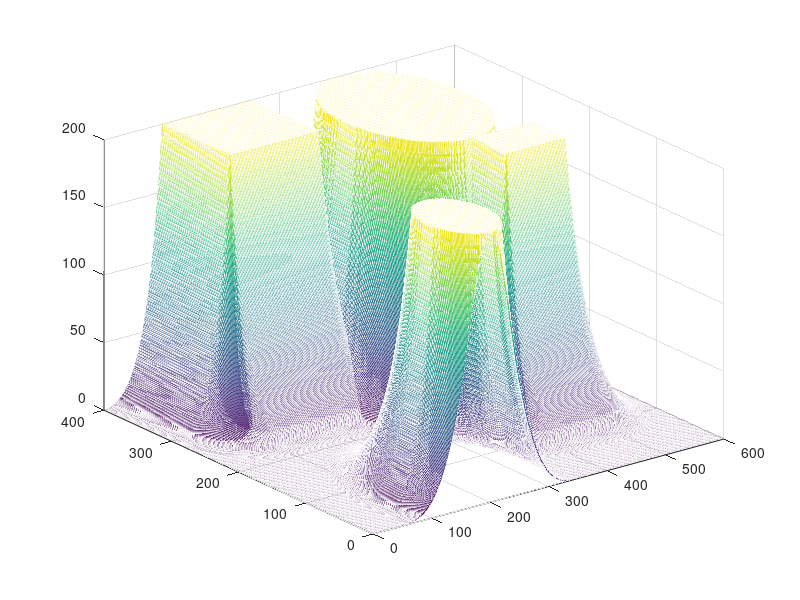

MATLAB code for this plot: (Note: this script raises an error after producing the figure.)
%
% PotentialFieldScript.m
%
clear;
close all;
%% Generate some points

nrows = 400;
ncols = 600;

obstacle = false(nrows, ncols);

[x, y] = meshgrid (1:ncols, 1:nrows);

%% Generate some obstacle

obstacle (300:end, 100:250) = true;
obstacle (150:200, 400:500) = true;

t = ((x - 200).^2 + (y - 50).^2) < 50^2;
obstacle(t) = true;

t = ((x - 400).^2 + (y - 300).^2) < 100^2;
obstacle(t) = true;

%% Compute distance transform

d = bwdist(obstacle);

% Rescale and transform distances

d2 = (d/100) + 1;

d0 = 2;
nu = 800;

repulsive = nu*((1./d2 - 1/d0).^2);

repulsive (d2 > d0) = 0;


%% Display repulsive potential

figure;
m = mesh (repulsive);
m.FaceLighting = 'phong';
axis equal;

title ('Repulsive Potential');

%% Compute attractive force

goal = [400, 50];

xi = 1/700;

attractive = xi * ( (x - goal(1)).^2 + (y - goal(2)).^2 );

figure;
m = mesh (attractive);
m.FaceLighting = 'phong';
axis equal;

title ('Attractive Potential');

%% Display 2D configuration space

figure;
imshow(~obstacle);

hold on;
plot (goal(1), goal(2), 'r.', 'MarkerSize', 50);
plot (start(1), start(2), 'g.', 'MarkerSize', 50);
hold off;

axis ([0 ncols 0 nrows]);
axis xy;
axis on;

xlabel ('x');
ylabel ('y');
legend('Goal', 'Start')

title ('Configuration Space');

%% Combine terms

f = attractive + repulsive;

figure;
m = mesh (f);
m.FaceLighting = 'phong';
axis equal;

title ('Total Potential');

%% Plan route
start = [50, 350]; % goal = [400, 50];
% start = [280, 350];

route = GradientBasedPlanner (f, start, goal, 1000);

%% Plot the energy surface

figure;
m = mesh (f);
axis equal;

%% Plot ball sliding down hill

animate = 1;
if animate
    [sx, sy, sz] = sphere(20);

    scale = 20;
    sx = scale*sx;
    sy = scale*sy;
    sz = scale*(sz+1);

    hold on;
    p = mesh(sx, sy, sz);
    p.FaceColor = 'red';
    p.EdgeColor = 'none';
    p.FaceLighting = 'phong';
    hold off;

    for i = 1:size(route,1)
        P = round(route(i,:));
        z = f(P(2), P(1));

        p.XData = sx + P(1);
        p.YData = sy + P(2);
        p.ZData = sz + f(P(2), P(1));

        drawnow;

        drawnow;

    end
end

%% quiver plot
[gx, gy] = gradient (-f);
skip = 10;

figure;

xidx = 1:skip:ncols;
yidx = 1:skip:nrows;

quiver (x(yidx,xidx), y(yidx,xidx), gx(yidx,xidx), gy(yidx,xidx), 0.4);

axis ([1 ncols 1 nrows]);

hold on;

ps = plot(start(1), start(2), 'r.', 'MarkerSize', 30);
pg = plot(goal(1), goal(2), 'g.', 'MarkerSize', 30);
p3 = plot (route(:,1), route(:,2), 'r', 'LineWidth', 2);
xlabel('X')
ylabel('Y')
